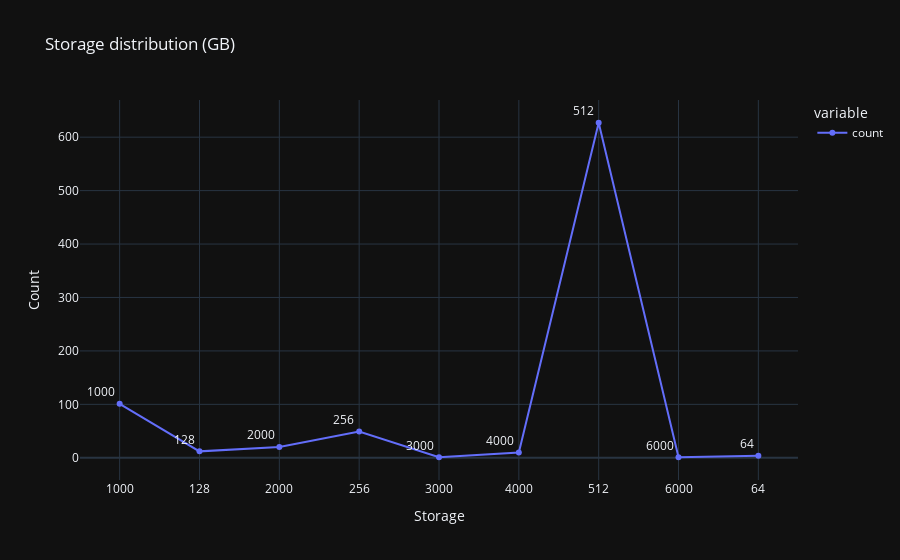

Notebook code for this chart:
### Markdown cell above
## STORAGE

### Code cell
# Calculate the count of each unique value in the 'Storage' column and sort them by index in ascending order.
data_storage = data['Storage'].value_counts().sort_index(ascending=True)

# Create a line plot using Plotly Express (px) to visualize the distribution of storage capacities.
# Customize the labels, template, markers, title, and text display of the plot.
fig = px.line(data_storage,
              labels={'value': 'Count'},        # Customize the label for the y-axis.
              template='plotly_dark',          # Use a dark template for the plot.
              markers=True,                    # Display markers at data points on the line.
              title='Storage distribution (GB)', # Set the title of the plot.
              text=data_storage.index         # Display text labels at each data point.
             )

# Update the position of the text labels to be at the top left of each data point.
fig.update_traces(textposition="top left")

# Set a uniform minimum font size for text labels on the plot.
fig.update_layout(uniformtext_minsize=20)

# Display the line plot.
fig.show()

### Figure 1 — Plotly figure (JSON) as saved in the notebook; plotly's stock layout.template omitted (floating-point values rounded to 4 significant figures)
{"data": [{"hovertemplate": "variable=count<br>Storage=%{text}<br>Count=%{y}<extra></extra>", "legendgroup": "count", "line": {"color": "#636efa", "dash": "solid"}, "marker": {"symbol": "circle"}, "mode": "text+lines+markers", "name": "count", "orientation": "v", "showlegend": true, "text": ["1000", "128", "2000", "256", "3000", "4000", "512", "6000", "64"], "textposition": "top left", "type": "scatter", "x": ["1000", "128", "2000", "256", "3000", "4000", "512", "6000", "64"], "xaxis": "x", "y": [101, 12, 20, 49, 1, 10, 627, 1, 4], "yaxis": "y"}], "layout": {"autosize": true, "legend": {"title": {"text": "variable"}, "tracegroupgap": 0}, "title": {"text": "Storage distribution (GB)"}, "uniformtext": {"minsize": 20}, "xaxis": {"anchor": "y", "autorange": true, "domain": [0, 1], "range": [-0.4865, 8.487], "title": {"text": "Storage"}, "type": "category"}, "yaxis": {"anchor": "x", "autorange": true, "domain": [0, 1], "range": [-50.66, 678.7], "title": {"text": "Count"}, "type": "linear"}}}
